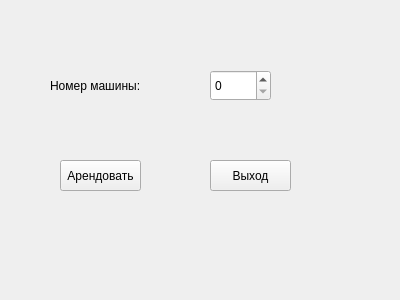
<?xml version="1.0" encoding="UTF-8"?>
<ui version="4.0">
 <class>TruckRent</class>
 <widget class="QWidget" name="TruckRent">
  <property name="geometry">
   <rect>
    <x>0</x>
    <y>0</y>
    <width>400</width>
    <height>300</height>
   </rect>
  </property>
  <property name="windowTitle">
   <string>Form</string>
  </property>
  <widget class="QPushButton" name="pushButton">
   <property name="geometry">
    <rect>
     <x>60</x>
     <y>160</y>
     <width>81</width>
     <height>31</height>
    </rect>
   </property>
   <property name="text">
    <string>Арендовать</string>
   </property>
  </widget>
  <widget class="QSpinBox" name="spinBox">
   <property name="geometry">
    <rect>
     <x>210</x>
     <y>70</y>
     <width>61</width>
     <height>31</height>
    </rect>
   </property>
  </widget>
  <widget class="QLabel" name="label">
   <property name="geometry">
    <rect>
     <x>50</x>
     <y>70</y>
     <width>111</width>
     <height>31</height>
    </rect>
   </property>
   <property name="text">
    <string>Номер машины:</string>
   </property>
  </widget>
  <widget class="QPushButton" name="pushButton_2">
   <property name="geometry">
    <rect>
     <x>210</x>
     <y>160</y>
     <width>81</width>
     <height>31</height>
    </rect>
   </property>
   <property name="text">
    <string>Выход</string>
   </property>
  </widget>
 </widget>
 <resources/>
 <connections/>
</ui>
